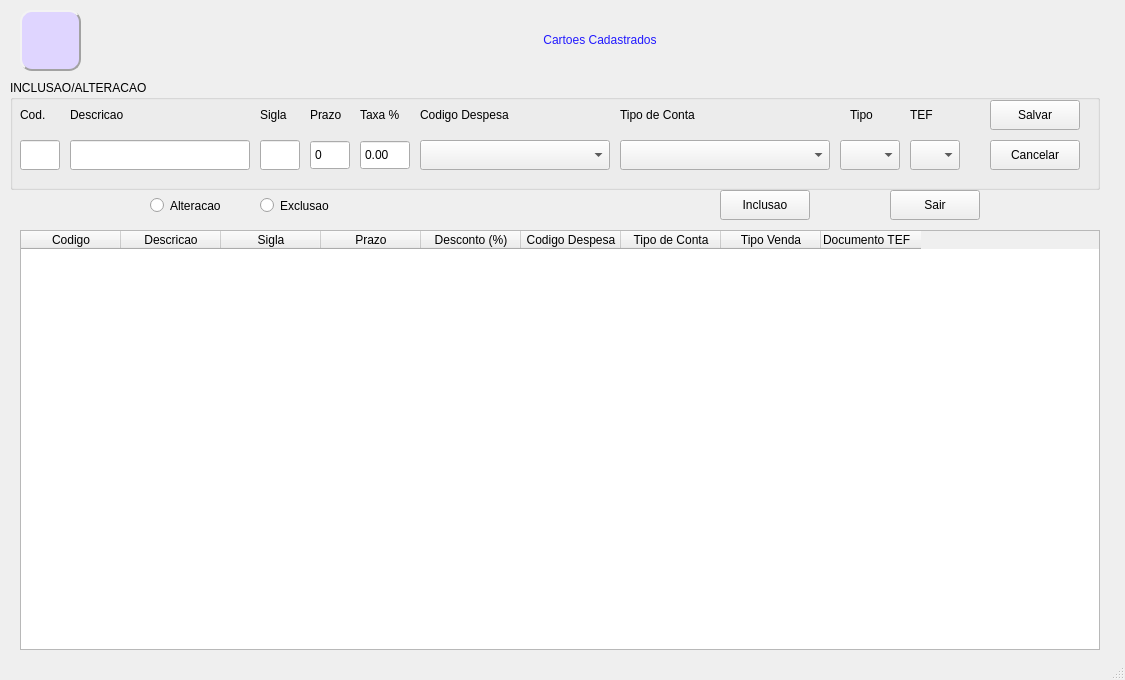
<?xml version="1.0" encoding="UTF-8"?>
<ui version="4.0">
 <class>MainWindow</class>
 <widget class="QMainWindow" name="MainWindow">
  <property name="geometry">
   <rect>
    <x>0</x>
    <y>0</y>
    <width>1125</width>
    <height>680</height>
   </rect>
  </property>
  <property name="windowTitle">
   <string>MainWindow</string>
  </property>
  <property name="styleSheet">
   <string notr="true"/>
  </property>
  <widget class="QWidget" name="centralwidget">
   <widget class="QTableWidget" name="tableWidget">
    <property name="geometry">
     <rect>
      <x>20</x>
      <y>230</y>
      <width>1080</width>
      <height>420</height>
     </rect>
    </property>
    <property name="styleSheet">
     <string notr="true"/>
    </property>
    <attribute name="horizontalHeaderVisible">
     <bool>true</bool>
    </attribute>
    <attribute name="horizontalHeaderCascadingSectionResizes">
     <bool>false</bool>
    </attribute>
    <attribute name="verticalHeaderCascadingSectionResizes">
     <bool>true</bool>
    </attribute>
    <column>
     <property name="text">
      <string notr="true">Codigo</string>
     </property>
    </column>
    <column>
     <property name="text">
      <string>Descricao</string>
     </property>
    </column>
    <column>
     <property name="text">
      <string>Sigla</string>
     </property>
    </column>
    <column>
     <property name="text">
      <string>Prazo</string>
     </property>
    </column>
    <column>
     <property name="text">
      <string>Desconto (%)</string>
     </property>
    </column>
    <column>
     <property name="text">
      <string>Codigo Despesa</string>
     </property>
    </column>
    <column>
     <property name="text">
      <string>Tipo de Conta</string>
     </property>
    </column>
    <column>
     <property name="text">
      <string>Tipo Venda</string>
     </property>
    </column>
    <column>
     <property name="text">
      <string>Documento TEF</string>
     </property>
     <property name="textAlignment">
      <set>AlignLeading|AlignVCenter</set>
     </property>
    </column>
   </widget>
   <widget class="QLabel" name="label">
    <property name="geometry">
     <rect>
      <x>100</x>
      <y>10</y>
      <width>1000</width>
      <height>60</height>
     </rect>
    </property>
    <property name="styleSheet">
     <string notr="true">border-color: rgb(132, 168, 163);
color: rgb(33, 25, 255);
font: 87 16pt &quot;Arial Black&quot;;</string>
    </property>
    <property name="text">
     <string>Cartoes Cadastrados</string>
    </property>
    <property name="alignment">
     <set>Qt::AlignCenter</set>
    </property>
   </widget>
   <widget class="QPushButton" name="bt_inclusao">
    <property name="geometry">
     <rect>
      <x>720</x>
      <y>190</y>
      <width>90</width>
      <height>30</height>
     </rect>
    </property>
    <property name="styleSheet">
     <string notr="true"/>
    </property>
    <property name="text">
     <string>Inclusao</string>
    </property>
   </widget>
   <widget class="QRadioButton" name="rb_alteracao">
    <property name="geometry">
     <rect>
      <x>150</x>
      <y>190</y>
      <width>90</width>
      <height>31</height>
     </rect>
    </property>
    <property name="styleSheet">
     <string notr="true"/>
    </property>
    <property name="text">
     <string>Alteracao</string>
    </property>
   </widget>
   <widget class="QPushButton" name="bt_sair">
    <property name="geometry">
     <rect>
      <x>890</x>
      <y>190</y>
      <width>90</width>
      <height>30</height>
     </rect>
    </property>
    <property name="styleSheet">
     <string notr="true"/>
    </property>
    <property name="text">
     <string>Sair</string>
    </property>
   </widget>
   <widget class="QRadioButton" name="rb_exclusao">
    <property name="geometry">
     <rect>
      <x>260</x>
      <y>190</y>
      <width>90</width>
      <height>31</height>
     </rect>
    </property>
    <property name="styleSheet">
     <string notr="true"/>
    </property>
    <property name="text">
     <string>Exclusao</string>
    </property>
   </widget>
   <widget class="QGroupBox" name="groupBox">
    <property name="geometry">
     <rect>
      <x>10</x>
      <y>80</y>
      <width>1090</width>
      <height>110</height>
     </rect>
    </property>
    <property name="title">
     <string>INCLUSAO/ALTERACAO</string>
    </property>
    <widget class="QLabel" name="label_8">
     <property name="geometry">
      <rect>
       <x>610</x>
       <y>20</y>
       <width>210</width>
       <height>30</height>
      </rect>
     </property>
     <property name="styleSheet">
      <string notr="true"/>
     </property>
     <property name="text">
      <string>Tipo de Conta</string>
     </property>
    </widget>
    <widget class="QComboBox" name="comboBox_4">
     <property name="geometry">
      <rect>
       <x>900</x>
       <y>60</y>
       <width>50</width>
       <height>30</height>
      </rect>
     </property>
     <property name="styleSheet">
      <string notr="true"/>
     </property>
    </widget>
    <widget class="QPushButton" name="bt_salvar">
     <property name="geometry">
      <rect>
       <x>980</x>
       <y>20</y>
       <width>90</width>
       <height>30</height>
      </rect>
     </property>
     <property name="styleSheet">
      <string notr="true"/>
     </property>
     <property name="text">
      <string>Salvar</string>
     </property>
    </widget>
    <widget class="QDoubleSpinBox" name="doubleSpinBox_2">
     <property name="geometry">
      <rect>
       <x>300</x>
       <y>60</y>
       <width>40</width>
       <height>30</height>
      </rect>
     </property>
     <property name="styleSheet">
      <string notr="true"/>
     </property>
     <property name="buttonSymbols">
      <enum>QAbstractSpinBox::NoButtons</enum>
     </property>
     <property name="decimals">
      <number>0</number>
     </property>
    </widget>
    <widget class="QLabel" name="label_9">
     <property name="geometry">
      <rect>
       <x>840</x>
       <y>20</y>
       <width>40</width>
       <height>30</height>
      </rect>
     </property>
     <property name="styleSheet">
      <string notr="true"/>
     </property>
     <property name="text">
      <string>Tipo</string>
     </property>
    </widget>
    <widget class="QLineEdit" name="msigla">
     <property name="geometry">
      <rect>
       <x>250</x>
       <y>60</y>
       <width>40</width>
       <height>30</height>
      </rect>
     </property>
     <property name="styleSheet">
      <string notr="true"/>
     </property>
     <property name="maxLength">
      <number>2</number>
     </property>
    </widget>
    <widget class="QComboBox" name="comboBox_2">
     <property name="geometry">
      <rect>
       <x>410</x>
       <y>60</y>
       <width>190</width>
       <height>30</height>
      </rect>
     </property>
     <property name="styleSheet">
      <string notr="true"/>
     </property>
    </widget>
    <widget class="QDoubleSpinBox" name="doubleSpinBox">
     <property name="geometry">
      <rect>
       <x>350</x>
       <y>60</y>
       <width>50</width>
       <height>30</height>
      </rect>
     </property>
     <property name="styleSheet">
      <string notr="true"/>
     </property>
     <property name="buttonSymbols">
      <enum>QAbstractSpinBox::NoButtons</enum>
     </property>
    </widget>
    <widget class="QLabel" name="label_2">
     <property name="geometry">
      <rect>
       <x>10</x>
       <y>20</y>
       <width>40</width>
       <height>30</height>
      </rect>
     </property>
     <property name="styleSheet">
      <string notr="true"/>
     </property>
     <property name="text">
      <string>Cod.</string>
     </property>
    </widget>
    <widget class="QLabel" name="label_6">
     <property name="geometry">
      <rect>
       <x>350</x>
       <y>20</y>
       <width>50</width>
       <height>30</height>
      </rect>
     </property>
     <property name="styleSheet">
      <string notr="true"/>
     </property>
     <property name="text">
      <string>Taxa %</string>
     </property>
    </widget>
    <widget class="QPushButton" name="bt_cancelar">
     <property name="geometry">
      <rect>
       <x>980</x>
       <y>60</y>
       <width>90</width>
       <height>30</height>
      </rect>
     </property>
     <property name="styleSheet">
      <string notr="true"/>
     </property>
     <property name="text">
      <string>Cancelar</string>
     </property>
    </widget>
    <widget class="QLineEdit" name="mcartao">
     <property name="geometry">
      <rect>
       <x>60</x>
       <y>60</y>
       <width>180</width>
       <height>30</height>
      </rect>
     </property>
     <property name="styleSheet">
      <string notr="true"/>
     </property>
     <property name="maxLength">
      <number>25</number>
     </property>
    </widget>
    <widget class="QComboBox" name="comboBox">
     <property name="geometry">
      <rect>
       <x>610</x>
       <y>60</y>
       <width>210</width>
       <height>30</height>
      </rect>
     </property>
     <property name="styleSheet">
      <string notr="true"/>
     </property>
    </widget>
    <widget class="QLabel" name="label_4">
     <property name="geometry">
      <rect>
       <x>250</x>
       <y>20</y>
       <width>40</width>
       <height>30</height>
      </rect>
     </property>
     <property name="styleSheet">
      <string notr="true"/>
     </property>
     <property name="text">
      <string>Sigla</string>
     </property>
    </widget>
    <widget class="QLabel" name="label_10">
     <property name="geometry">
      <rect>
       <x>900</x>
       <y>20</y>
       <width>50</width>
       <height>30</height>
      </rect>
     </property>
     <property name="styleSheet">
      <string notr="true"/>
     </property>
     <property name="text">
      <string>TEF</string>
     </property>
    </widget>
    <widget class="QComboBox" name="comboBox_3">
     <property name="geometry">
      <rect>
       <x>830</x>
       <y>60</y>
       <width>60</width>
       <height>30</height>
      </rect>
     </property>
     <property name="styleSheet">
      <string notr="true"/>
     </property>
    </widget>
    <widget class="QLabel" name="label_5">
     <property name="geometry">
      <rect>
       <x>300</x>
       <y>20</y>
       <width>40</width>
       <height>30</height>
      </rect>
     </property>
     <property name="styleSheet">
      <string notr="true"/>
     </property>
     <property name="text">
      <string>Prazo</string>
     </property>
    </widget>
    <widget class="QLabel" name="label_3">
     <property name="geometry">
      <rect>
       <x>60</x>
       <y>20</y>
       <width>180</width>
       <height>30</height>
      </rect>
     </property>
     <property name="styleSheet">
      <string notr="true"/>
     </property>
     <property name="text">
      <string>Descricao</string>
     </property>
    </widget>
    <widget class="QLabel" name="label_7">
     <property name="geometry">
      <rect>
       <x>410</x>
       <y>20</y>
       <width>190</width>
       <height>30</height>
      </rect>
     </property>
     <property name="styleSheet">
      <string notr="true"/>
     </property>
     <property name="text">
      <string>Codigo Despesa</string>
     </property>
    </widget>
    <widget class="QLineEdit" name="mcodigo">
     <property name="geometry">
      <rect>
       <x>10</x>
       <y>60</y>
       <width>40</width>
       <height>30</height>
      </rect>
     </property>
     <property name="styleSheet">
      <string notr="true"/>
     </property>
     <property name="maxLength">
      <number>4</number>
     </property>
    </widget>
   </widget>
   <widget class="QLabel" name="empresa">
    <property name="geometry">
     <rect>
      <x>20</x>
      <y>10</y>
      <width>61</width>
      <height>61</height>
     </rect>
    </property>
    <property name="styleSheet">
     <string notr="true">font: 81 10pt &quot;Rockwell Extra Bold&quot;;

background-color: rgb(223, 213, 255);

border-color: rgb(162, 162, 162);

border-style: Outset;
border-width: 2px;
border-radius: 12px;</string>
    </property>
    <property name="text">
     <string/>
    </property>
    <property name="pixmap">
     <pixmap>CADASTRO.png</pixmap>
    </property>
    <property name="scaledContents">
     <bool>true</bool>
    </property>
   </widget>
   <zorder>label</zorder>
   <zorder>bt_inclusao</zorder>
   <zorder>rb_alteracao</zorder>
   <zorder>bt_sair</zorder>
   <zorder>rb_exclusao</zorder>
   <zorder>tableWidget</zorder>
   <zorder>groupBox</zorder>
   <zorder>empresa</zorder>
  </widget>
  <widget class="QStatusBar" name="statusBar"/>
 </widget>
 <tabstops>
  <tabstop>tableWidget</tabstop>
  <tabstop>rb_alteracao</tabstop>
  <tabstop>rb_exclusao</tabstop>
  <tabstop>bt_inclusao</tabstop>
  <tabstop>bt_sair</tabstop>
 </tabstops>
 <resources/>
 <connections/>
</ui>
